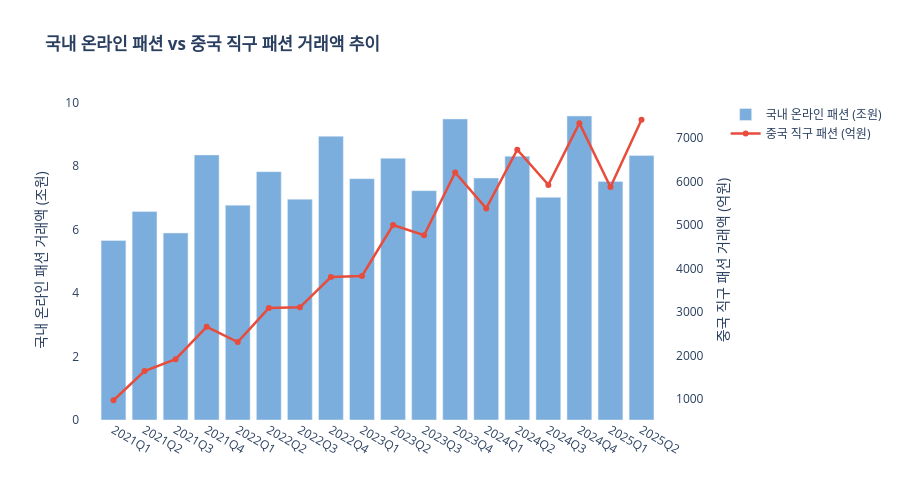

Here is the notebook cell this chart was saved with:
### Code cell
# 국내 vs 중국 직구 패션 거래액 추이 비교
fig = make_subplots(specs=[[{"secondary_y": True}]])

fig.add_trace(
    go.Bar(
        x=Fashion_data['분기'],
        y=Fashion_data['한국_패션'] / 1000000,
        name='국내 온라인 패션 (조원)',
        marker_color='#5B9BD5',
        opacity=0.8
    ),
    secondary_y=False
)

fig.add_trace(
    go.Scatter(
        x=Fashion_data['분기'],
        y=Fashion_data['중국_패션'] / 100,
        name='중국 직구 패션 (억원)',
        line=dict(color='#E74C3C', width=2.5),
        mode='lines+markers'
    ),
    secondary_y=True
)

fig.update_layout(
    title='<b>국내 온라인 패션 vs 중국 직구 패션 거래액 추이</b>',
    plot_bgcolor='white',
    height=500
)
fig.update_yaxes(title_text='국내 온라인 패션 거래액 (조원)', secondary_y=False)
fig.update_yaxes(title_text='중국 직구 패션 거래액 (억원)', secondary_y=True)
fig.show()

### Figure 1 — Plotly figure (JSON) as saved in the notebook; plotly's stock layout.template omitted (floating-point values rounded to 4 significant figures)
{"data": [{"marker": {"color": "#5B9BD5"}, "name": "국내 온라인 패션 (조원)", "opacity": 0.8, "type": "bar", "x": ["2021Q1", "2021Q2", "2021Q3", "2021Q4", "2022Q1", "2022Q2", "2022Q3", "2022Q4", "2023Q1", "2023Q2", "2023Q3", "2023Q4", "2024Q1", "2024Q2", "2024Q3", "2024Q4", "2025Q1", "2025Q2"], "xaxis": "x", "y": [5.66, 6.573, 5.897, 8.356, 6.771, 7.829, 6.961, 8.945, 7.609, 8.251, 7.23, 9.491, 7.628, 8.314, 7.018, 9.583, 7.521, 8.335], "yaxis": "y"}, {"line": {"color": "#E74C3C", "width": 2.5}, "mode": "lines+markers", "name": "중국 직구 패션 (억원)", "type": "scatter", "x": ["2021Q1", "2021Q2", "2021Q3", "2021Q4", "2022Q1", "2022Q2", "2022Q3", "2022Q4", "2023Q1", "2023Q2", "2023Q3", "2023Q4", "2024Q1", "2024Q2", "2024Q3", "2024Q4", "2025Q1", "2025Q2"], "xaxis": "x", "y": [967.0, 1638.0, 1912.0, 2658.0, 2306.0, 3091.0, 3108.0, 3805.0, 3829.0, 5002.0, 4768.0, 6214.0, 5385.0, 6736.0, 5926.0, 7348.0, 5879.0, 7426.0], "yaxis": "y2"}], "layout": {"height": 500, "plot_bgcolor": "white", "title": {"text": "<b>국내 온라인 패션 vs 중국 직구 패션 거래액 추이</b>"}, "xaxis": {"anchor": "y", "domain": [0.0, 0.94]}, "yaxis": {"anchor": "x", "domain": [0.0, 1.0], "title": {"text": "국내 온라인 패션 거래액 (조원)"}}, "yaxis2": {"anchor": "x", "overlaying": "y", "side": "right", "title": {"text": "중국 직구 패션 거래액 (억원)"}}}}
